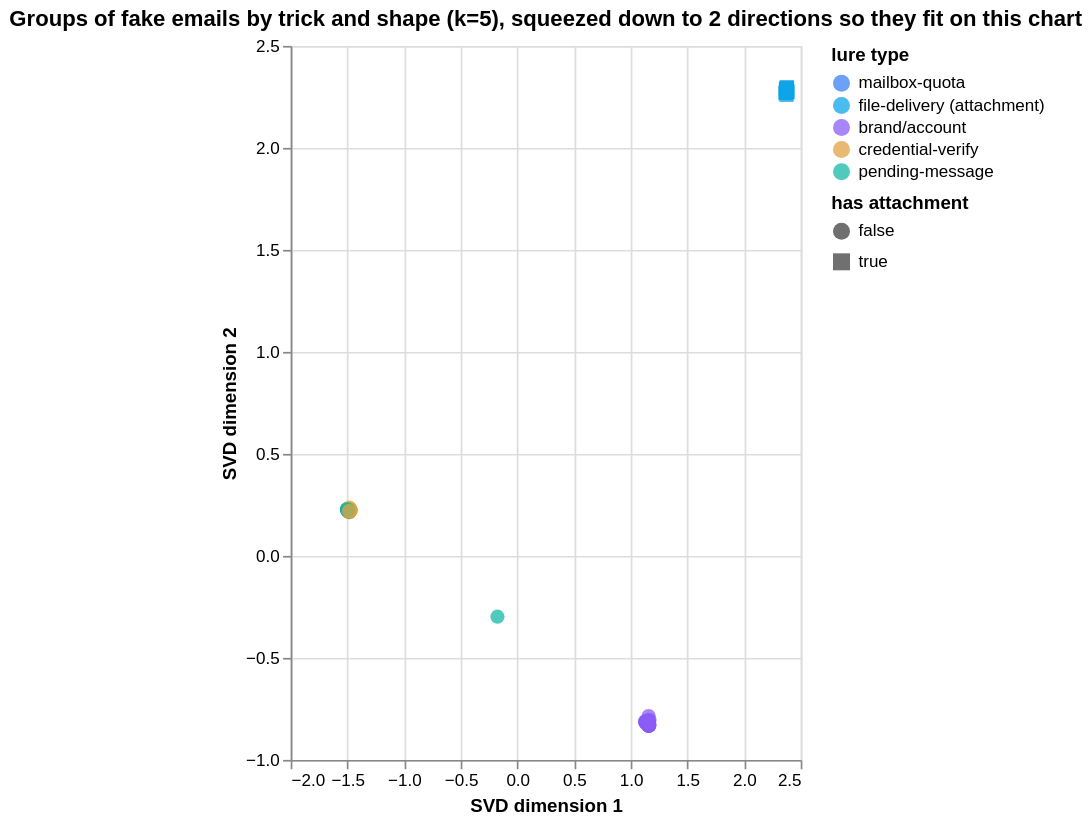

Write the Vega-Lite specification saved for this chart.
### Vega-Lite specification from a JSON file in a GitHub repository (floating-point values rounded to 4 significant figures; data arrays with more than 128 entries replaced by an {"elided": "..."} marker saying what was removed)
{"$schema": "https://vega.github.io/schema/vega-lite/v5.json", "title": "Groups of fake emails by trick and shape (k=5), squeezed down to 2 directions so they fit on this chart", "width": "container", "height": 420, "data": {"values": {"elided": "158 records"}}, "mark": {"type": "point", "filled": true, "size": 70, "opacity": 0.75}, "encoding": {"x": {"field": "x", "type": "quantitative", "title": "SVD dimension 1"}, "y": {"field": "y", "type": "quantitative", "title": "SVD dimension 2"}, "color": {"field": "lure_type", "type": "nominal", "title": "lure type", "scale": {"domain": ["mailbox-quota", "file-delivery (attachment)", "brand/account", "credential-verify", "pending-message"], "range": ["#3b82f6", "#0ea5e9", "#8b5cf6", "#e0a341", "#14b8a6"]}}, "shape": {"field": "has_attachment", "type": "nominal", "title": "has attachment"}, "tooltip": [{"field": "lure_type", "title": "lure type"}, {"field": "has_attachment", "title": "attachment"}, {"field": "html_only", "title": "html-only"}]}}
